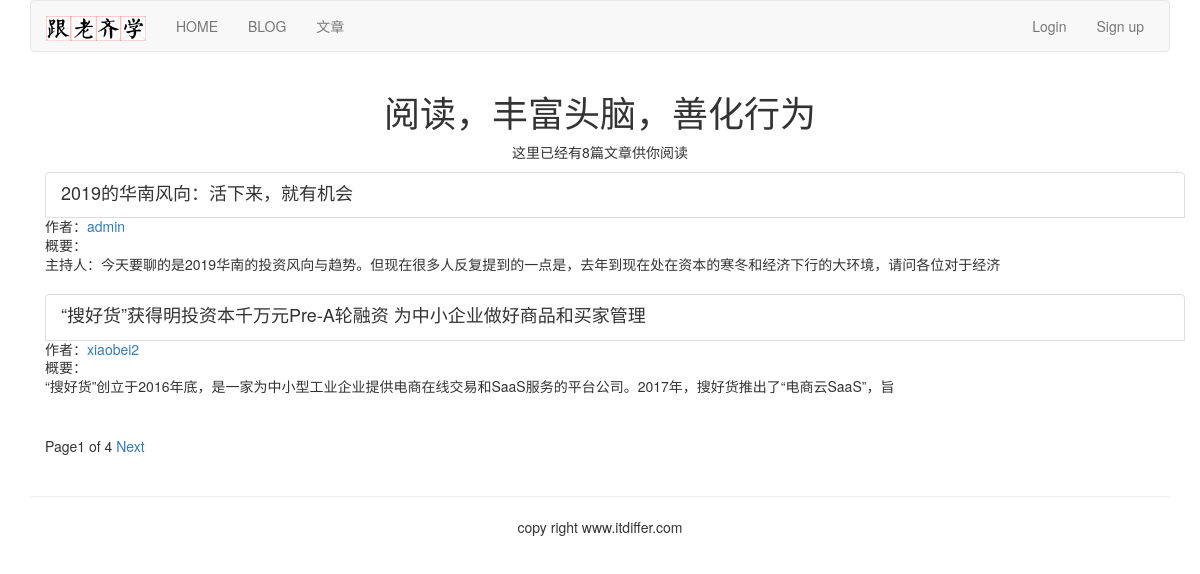
The page /article/list-article-titles/ on the database its author committed.
### article/models.py (models this page shows, shortened)
class ArticlePost(models.Model):
    author = models.ForeignKey(User, related_name="article", on_delete=models.CASCADE)
    title = models.CharField(max_length=200)
    slug = models.SlugField(max_length=500)
    column = models.ForeignKey(ArticleColumn, related_name="article_column", on_delete=models.CASCADE)
    body = models.TextField()
    created = models.DateTimeField(default=timezone.now())
    updated = models.DateTimeField(auto_now=True)
    users_like = models.ManyToManyField(User, related_name="articles_like", blank=True)
    article_tag = models.ManyToManyField(ArticleTag, related_name='article_tag', blank=True)
    class Meta:
        ordering = ("title",)
        index_together = (('id', 'slug'),)
    def get_absolute_url(self):
        return reverse("article:article_detail", args=[self.id, self.slug])
    def get_url_path(self):
        return reverse("article:list_article_detail", args=[self.id, self.slug])

### article/list_views.py (the view)
# urls.py: url(r'^list-article-titles/(?P<username>[-\w]+)/$', list_views.article_titles, name="author_articles"),
def article_titles(request, username=None):
    if username:
        user = User.objects.get(username=username)
        articles_title = ArticlePost.objects.filter(author=user)
        try:
            userinfo = user.userinfo
        except:
            userinfo = None
    else:
        articles_title = ArticlePost.objects.all()
    paginator = Paginator(articles_title, 2)
    page = request.GET.get("page")
    try:
        current_page = paginator.page(page)
        articles = current_page.object_list
    except PageNotAnInteger:
        current_page = paginator.page(1)
        articles = current_page.object_list
    except EmptyPage:
        current_page = paginator.page(paginator.num_pages)
        articles = current_page.object_list
    if username:
        return render(request, "article/list/author_articles.html",
                      {"articles": articles, "page": current_page, "userinfo": userinfo, "user": user})
    return render(request, "article/list/article_titles.html", {"articles": articles, "page": current_page})

### article/templatetags/article_tags.py (called while the page is built)
@register.simple_tag
def total_articles():
    return ArticlePost.objects.count()

### templates/article/list/article_titles.html (shortened to what this page needs)
{% extends "base.html" %}
{% load article_tags %}
{% block content %}
<div class="row text-center vertical-middle-sm">
    <h1>阅读，丰富头脑，善化行为</h1>
    <p>这里已经有{% total_articles %}篇文章供你阅读</p>
</div>
<div class="container">
    {% for article in articles %}
    <div class="list-group">
        <a href="{{article.get_url_path}}" class="list-group-item" active>
            <h4 class="list-group-item-heading">{{article.title}}</h4>
        </a>
        <p class="list-group-item-text">作者：<a href="{% url 'article:author_articles' article.author.username %}">{{article.author.username}}</a>
        </p>
        <p class="list-group-item-text">概要：{{article.body|slice:'70'|linebreaks}}</p>
    </div>
    {% endfor %}
    {% include "paginator.html" %}
</div>
{% endblock %}

### rows shown on the page
ArticlePost: title "2019的华南风向：活下来，就有机会", author.username "admin", body "主持人：今天要聊的是2019华南的投资风向与趋势。但现在很多人反复提到的一点是，去年到现在处在资本的寒冬和经济下行的大环境，请问各位对于经济"
ArticlePost: title "“搜好货”获得明投资本千万元Pre-A轮融资 为中小企业做好商品和买家管理", author.username "xiaobei2", body "“搜好货”创立于2016年底，是一家为中小型工业企业提供电商在线交易和SaaS服务的平台公司。2017年，搜好货推出了“电商云SaaS”，旨"

### other values the page prints
{{ page.number }} "1"
{{ page.paginator.num_pages }} "4"
